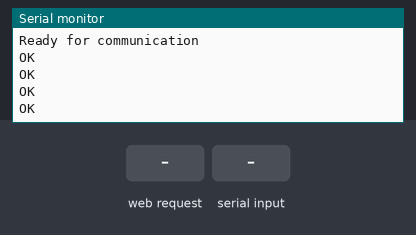
Recording of a sketch running on a simulated ESP8266 (NodeMCU). Parts: the last lines printed to the serial monitor. The inputs (shaded band) are chosen by the test bench. The modem accepts every AT command (registered, SIM ready, sends succeed) and sends nothing else.

Above: at 6.2 s.
6.3 s: HTTP request GET / received
At 6.7 s:
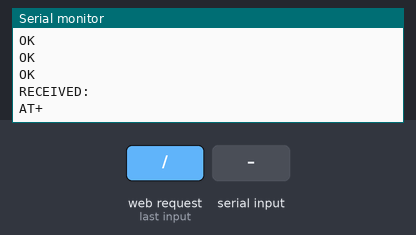
7.8 s: "1" received over the second serial link
At 8.8 s:
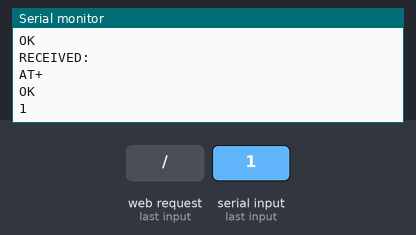
9.3 s: HTTP request GET /?AT=1 received
At 10.3 s:
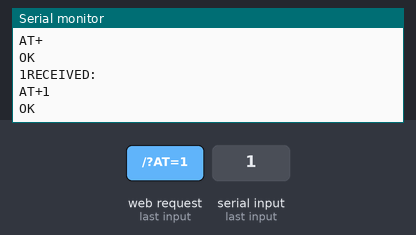
10.8 s: "0" received over the second serial link
At 12.3 s:
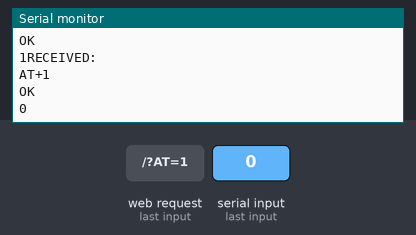

Measured:
- after the input at 6.3 s, the serial monitor: prints a new line at once (image 1)
- after the input at 7.8 s, the serial monitor: prints a new line at once (image 2)
- after the input at 9.3 s, the serial monitor: prints a new line at once (image 3)
- after the input at 10.8 s, the serial monitor: prints a new line at once (image 4)

The sketch:

web_at_esp.ino
```cpp
#include <SoftwareSerial.h>
#include <ESP8266WiFi.h>
#include <WiFiClient.h>
#include <ESP8266WebServer.h>

//SSID and Password for ESP8266
const char* ssid = "your_ssid";
const char* password = "password";

ESP8266WebServer server(80);
SoftwareSerial mySerial(4, 5); // RX, TX

int rele = 4;

void handleRoot() {
  String at_cmd = "";
  at_cmd = server.arg("AT");

  String full_cmd = "AT+" + at_cmd;
  char charAT[20];
  full_cmd.toCharArray(charAT, full_cmd.length());
  Serial.println("RECEIVED:");
  Serial.println(full_cmd);
  mySerial.println(full_cmd);

//  mySerial.write(charAT);
  delay(500);

  String content = "";
  char character;
//
//  if (mySerial.available()) {
//      server.send(200, "text/plain", mySerial.readString());
//  }
//
  server.send(200, "text/plain", "hello");
}

void setup() {
//  pinMode(rele, OUTPUT);

    Serial.begin(9600);
    mySerial.begin(9600);

    WiFi.mode(WIFI_AP);
    WiFi.softAP(ssid, password);

    IPAddress myIP = WiFi.softAPIP(); //Get IP address
    Serial.print("HotSpt IP:");
    Serial.println(myIP);

    server.on("/", handleRoot);      //Which routine to handle at root location

    server.begin();                  //Start server
    Serial.println("HTTP server started");


    Serial.println("Starting the gsm and gps communication");
    mySerial.println("AT");
    delay(2000);
    mySerial.println("AT+CGNSPWR=1");
    delay(1000);
    mySerial.println("AT+CGNSSEQ=GGA");
    delay(1000);

    mySerial.println("AT+CGNSINF");
    delay(1000);
    Serial.println("Ready for communication");
}

void loop() {
//  digitalWrite(rele, 1);
//  delay(500);
//  digitalWrite(rele, 0);
//  delay(200);

    if (mySerial.available()) {
      Serial.write(mySerial.read());
    }

    if (Serial.available()) {
      mySerial.write(Serial.read());
    }

    server.handleClient();

}
```
